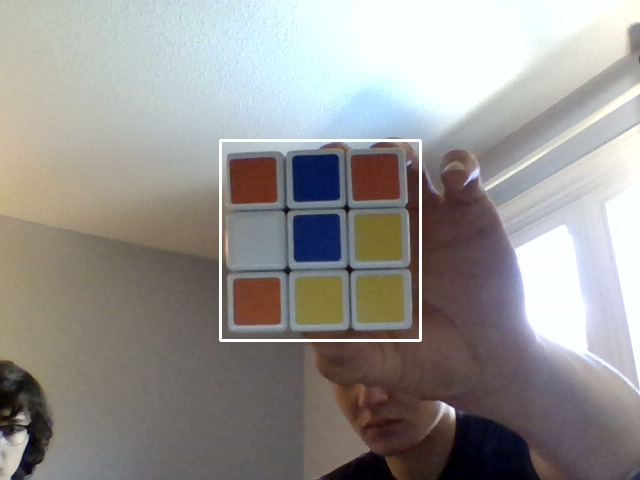
//> input picture opencv_frame_0.png, 640 x 480 px, given in place of the camera
$ ./matrixtest   (built with g++ and OpenCV 4)
//> lines starting //> are read from the running program, lines starting //| are printed output that depends on the picture; after the words box and inside, x2 and y2 are one past the last pixel; in counts of white or black regions, pixels touching at a corner belong together
#include <opencv2/imgcodecs.hpp>
#include <opencv2/highgui.hpp>
#include <opencv2/imgproc.hpp>
#include <iostream>


using namespace std;
using namespace cv;


///////////////// Colour Detection //////////////////////////

Mat imgHSV, mask;
int hmin = 30, smin = 49, vmin = 31;
int hmax = 84, smax = 217, vmax = 203;
//these values come from set stuff
//there are 6 values involved, so it takes a lot of time to get them proper
//instead, create track bars to change this stuff in real time

//later show how to find a different colour
//when moving track bars, start with mins at 0 and maxs at the largest value
//then move track bars inwards while keeping the colour of interest in WHITE

int main() {

	VideoCapture cap(0);
	Mat img;

	//first convert image to HSV space, since it is easier to get the colour


	//initially HSV image looks a bit weird
	//once converted, use inrange function to collect colour

	//create track bar
	namedWindow("Trackbars", (640, 200));
	createTrackbar("Hue Min", "Trackbars", &hmin, 179); //hue max value is 180
	//other max values are 255
	createTrackbar("Hue Max", "Trackbars", &hmax, 179);
	createTrackbar("Sat Min", "Trackbars", &smin, 255);
	createTrackbar("Sat Max", "Trackbars", &smax, 255);
	createTrackbar("Val Min", "Trackbars", &vmin, 255);
	createTrackbar("Val Max", "Trackbars", &vmax, 255);


	cap.read(img); //sets img to webcam input
//> img is the input picture: 480 rows x 640 cols, CV_8UC3; mean B, G, R 146.2, 148.6, 151
	cvtColor(img, imgHSV, COLOR_BGR2HSV); //outputs img converted to HSV type
//> imgHSV: 480 rows x 640 cols, CV_8UC3; mean H, S, V 64.2, 43, 158.4

	//lower and upper gives range of values to get the colour from
	Scalar lower(hmin, smin, vmin); //hue min, saturation minimum, value minimum
	Scalar upper(hmax, smax, vmax); //hue max, saturation max, value max

	inRange(imgHSV, lower, upper, mask);
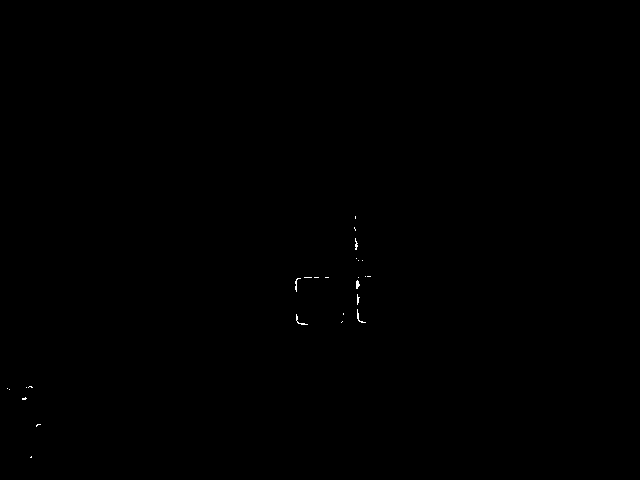
//> mask: 480 rows x 640 cols, CV_8UC1; 0.07% white in thin lines or dots, all inside (x1, y1, x2, y2) = (7, 216, 371, 458)

	/// mat is a matrix data type introduced by open cv to deal with images
	/// mat is basically data type for images
	imshow("Image", img);
	imshow("Image HSV", imgHSV);
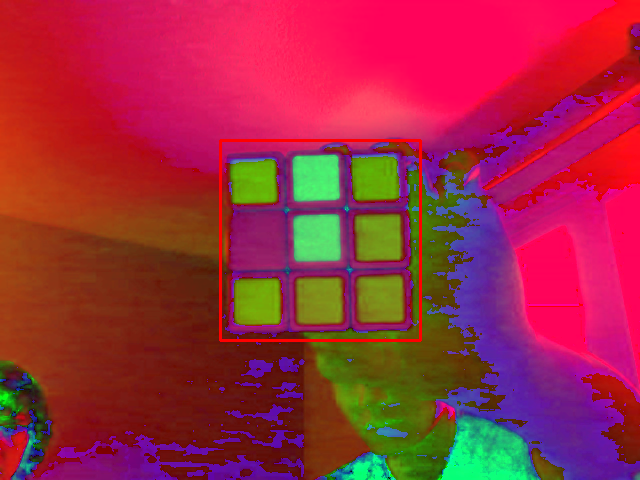
//> window 'Image HSV': 480 rows x 640 cols, CV_8UC3; mean B, G, R 64.2, 43, 158.4
	imshow("Image Mask", mask);

	cout << img.size << endl;
//| 480 x 640

	Mat maskResize, HSVresize;

	resize(mask, maskResize, Size(32, 24));
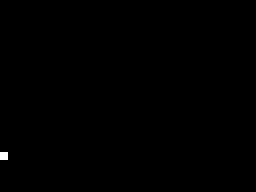
//> maskResize: 24 rows x 32 cols, CV_8UC1 (shown 8 times larger); values 0 (black) and 64 (white), 0.13% white in thin lines or dots, all inside (x1, y1, x2, y2) = (0, 19, 1, 20)
	resize(imgHSV, HSVresize, Size(32, 24));
//> HSVresize: 24 rows x 32 cols, CV_8UC3; mean H, S, V 67.7, 41.5, 157.2


	cout << maskResize.size << endl;
//| 24 x 32

	cout << maskResize << endl;
//| [  0,   0,   0,   0,   0,   0,   0,   0,   0,   0,   0,   0,   0,   0,   0,   0,   0,   0,   0,   0,   0,   0,   0,   0,   0,   0,   0,   0,   0,   0,   0,   0;
//|    0,   0,   0,   0,   0,   0,   0,   0,   0,   0,   0,   0,   0,   0,   0,   0,   0,   0,   0,   0,   0,   0,   0,   0,   0,   0,   0,   0,   0,   0,   0,   0;
//|    0,   0,   0,   0,   0,   0,   0,   0,   0,   0,   0,   0,   0,   0,   0,   0,   0,   0,   0,   0,   0,   0,   0,   0,   0,   0,   0,   0,   0,   0,   0,   0;
//|    0,   0,   0,   0,   0,   0,   0,   0,   0,   0,   0,   0,   0,   0,   0,   0,   0,   0,   0,   0,   0,   0,   0,   0,   0,   0,   0,   0,   0,   0,   0,   0;
//|    0,   0,   0,   0,   0,   0,   0,   0,   0,   0,   0,   0,   0,   0,   0,   0,   0,   0,   0,   0,   0,   0,   0,   0,   0,   0,   0,   0,   0,   0,   0,   0;
//|    0,   0,   0,   0,   0,   0,   0,   0,   0,   0,   0,   0,   0,   0,   0,   0,   0,   0,   0,   0,   0,   0,   0,   0,   0,   0,   0,   0,   0,   0,   0,   0;
//|    0,   0,   0,   0,   0,   0,   0,   0,   0,   0,   0,   0,   0,   0,   0,   0,   0,   0,   0,   0,   0,   0,   0,   0,   0,   0,   0,   0,   0,   0,   0,   0;
//|    0,   0,   0,   0,   0,   0,   0,   0,   0,   0,   0,   0,   0,   0,   0,   0,   0,   0,   0,   0,   0,   0,   0,   0,   0,   0,   0,   0,   0,   0,   0,   0;
//|    0,   0,   0,   0,   0,   0,   0,   0,   0,   0,   0,   0,   0,   0,   0,   0,   0,   0,   0,   0,   0,   0,   0,   0,   0,   0,   0,   0,   0,   0,   0,   0;
//|    0,   0,   0,   0,   0,   0,   0,   0,   0,   0,

	cout << HSVresize << endl;
//> (printed output is left out)

	waitKey(0);


	return 0;


}

$ run again, on opencv_frame_1.png
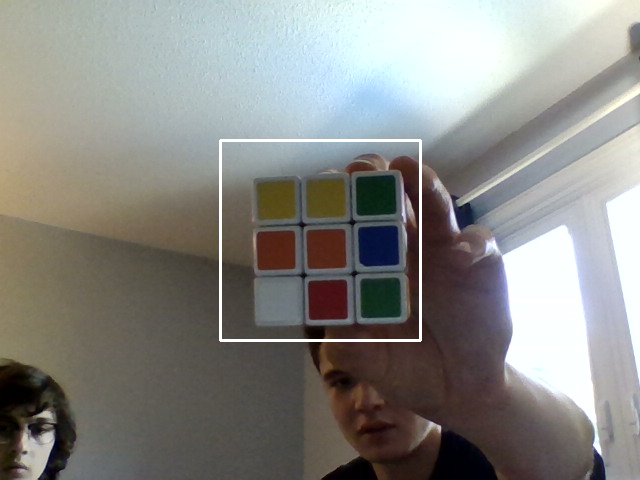
//> input picture opencv_frame_1.png, 640 x 480 px, given in place of the camera
//> img is the input picture: 480 rows x 640 cols, CV_8UC3; mean B, G, R 133.3, 137.1, 137.5
//> imgHSV: 480 rows x 640 cols, CV_8UC3; mean H, S, V 58.3, 45.7, 144.8
//> `inRange(imgHSV, lower, upper, mask);`:
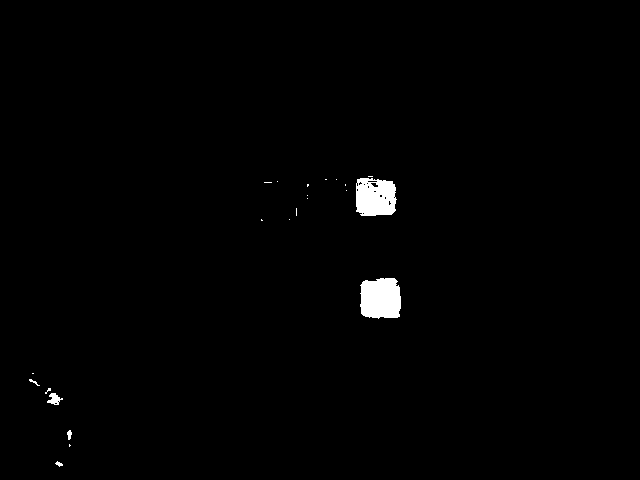
//> mask: 480 rows x 640 cols, CV_8UC1; 0.99% white; 22 white regions (16 under 20 px), largest, box (x1, y1, x2, y2) and area: (360, 278, 401, 319) 1473, (356, 178, 397, 216) 1328, (47, 393, 63, 405) 106, (67, 430, 72, 440) 34, (55, 461, 63, 467) 25, (29, 379, 40, 386) 24
//> `imshow("Image HSV", imgHSV);`:
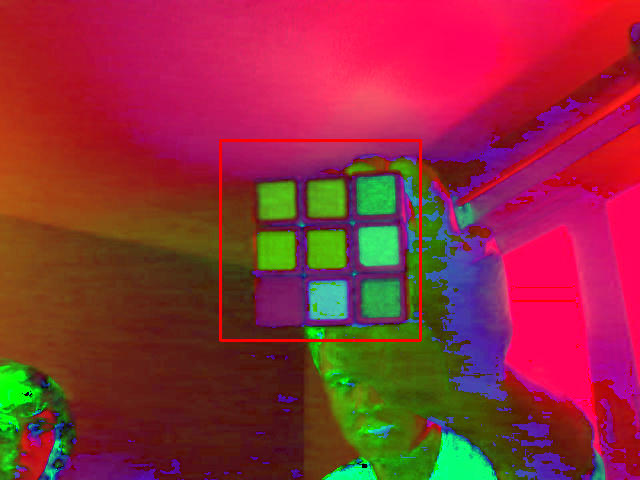
//> window 'Image HSV': 480 rows x 640 cols, CV_8UC3; mean B, G, R 58.3, 45.7, 144.8
//| 480 x 640
//> HSVresize: 24 rows x 32 cols, CV_8UC3; mean H, S, V 58.3, 47.3, 143.7
//| 24 x 32
//| [  0,   0,   0,   0,   0,   0,   0,   0,   0,   0,   0,   0,   0,   0,   0,   0,   0,   0,   0,   0,   0,   0,   0,   0,   0,   0,   0,   0,   0,   0,   0,   0;
//|    0,   0,   0,   0,   0,   0,   0,   0,   0,   0,   0,   0,   0,   0,   0,   0,   0,   0,   0,   0,   0,   0,   0,   0,   0,   0,   0,   0,   0,   0,   0,   0;
//|    0,   0,   0,   0,   0,   0,   0,   0,   0,   0,   0,   0,   0,   0,   0,   0,   0,   0,   0,   0,   0,   0,   0,   0,   0,   0,   0,   0,   0,   0,   0,   0;
//|    0,   0,   0,   0,   0,   0,   0,   0,   0,   0,   0,   0,   0,   0,   0,   0,   0,   0,   0,   0,   0,   0,   0,   0,   0,   0,   0,   0,   0,   0,   0,   0;
//|    0,   0,   0,   0,   0,   0,   0,   0,   0,   0,   0,   0,   0,   0,   0,   0,   0,   0,   0,   0,   0,   0,   0,   0,   0,   0,   0,   0,   0,   0,   0,   0;
//|    0,   0,   0,   0,   0,   0,   0,   0,   0,   0,   0,   0,   0,   0,   0,   0,   0,   0,   0,   0,   0,   0,   0,   0,   0,   0,   0,   0,   0,   0,   0,   0;
//> (the first 6 of 10 printed lines)
//> (printed output is left out)

$ run again, on opencv_frame_2.png
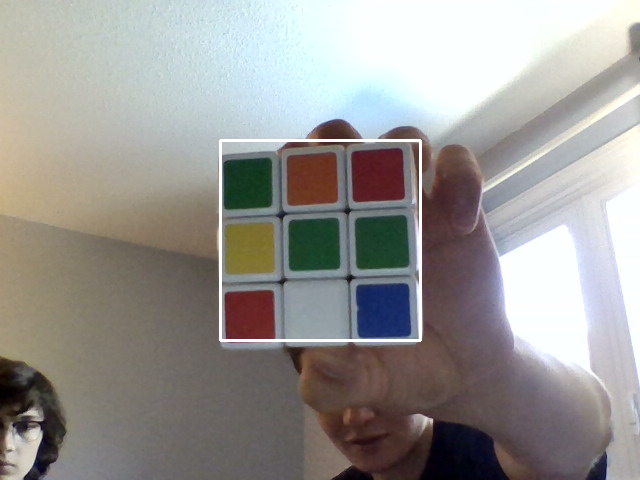
//> input picture opencv_frame_2.png, 640 x 480 px, given in place of the camera
//> img is the input picture: 480 rows x 640 cols, CV_8UC3; mean B, G, R 148.2, 151.1, 153.4
//> imgHSV: 480 rows x 640 cols, CV_8UC3; mean H, S, V 65.8, 42.2, 160.7
//> `inRange(imgHSV, lower, upper, mask);`:
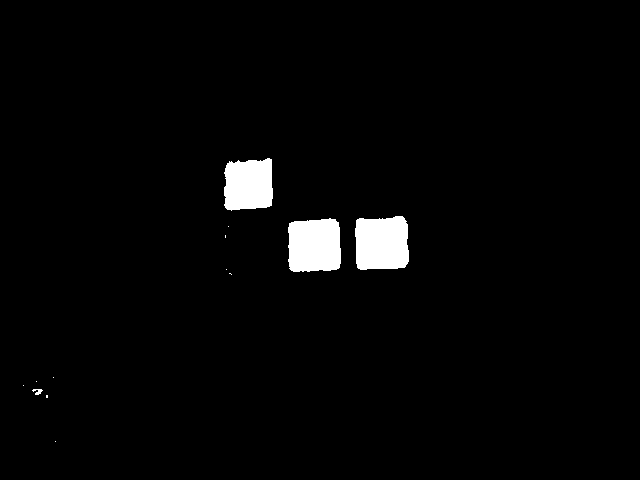
//> mask: 480 rows x 640 cols, CV_8UC1; 2.5% white; 13 white regions (9 under 20 px), largest, box (x1, y1, x2, y2) and area: (355, 216, 409, 270) 2633, (288, 218, 341, 272) 2599, (224, 158, 273, 211) 2262, (32, 389, 43, 395) 38
//> `imshow("Image HSV", imgHSV);`:
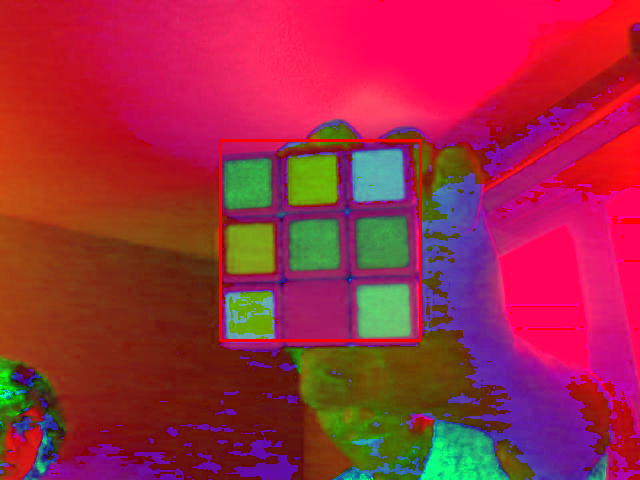
//> window 'Image HSV': 480 rows x 640 cols, CV_8UC3; mean B, G, R 65.8, 42.2, 160.7
//| 480 x 640
//> HSVresize: 24 rows x 32 cols, CV_8UC3; mean H, S, V 66, 42.5, 159.7
//| 24 x 32
//| [  0,   0,   0,   0,   0,   0,   0,   0,   0,   0,   0,   0,   0,   0,   0,   0,   0,   0,   0,   0,   0,   0,   0,   0,   0,   0,   0,   0,   0,   0,   0,   0;
//|    0,   0,   0,   0,   0,   0,   0,   0,   0,   0,   0,   0,   0,   0,   0,   0,   0,   0,   0,   0,   0,   0,   0,   0,   0,   0,   0,   0,   0,   0,   0,   0;
//|    0,   0,   0,   0,   0,   0,   0,   0,   0,   0,   0,   0,   0,   0,   0,   0,   0,   0,   0,   0,   0,   0,   0,   0,   0,   0,   0,   0,   0,   0,   0,   0;
//|    0,   0,   0,   0,   0,   0,   0,   0,   0,   0,   0,   0,   0,   0,   0,   0,   0,   0,   0,   0,   0,   0,   0,   0,   0,   0,   0,   0,   0,   0,   0,   0;
//|    0,   0,   0,   0,   0,   0,   0,   0,   0,   0,   0,   0,   0,   0,   0,   0,   0,   0,   0,   0,   0,   0,   0,   0,   0,   0,   0,   0,   0,   0,   0,   0;
//|    0,   0,   0,   0,   0,   0,   0,   0,   0,   0,   0,   0,   0,   0,   0,   0,   0,   0,   0,   0,   0,   0,   0,   0,   0,   0,   0,   0,   0,   0,   0,   0;
//> (the first 6 of 10 printed lines)
//> (printed output is left out)

$ run again, on opencv_frame_3.png
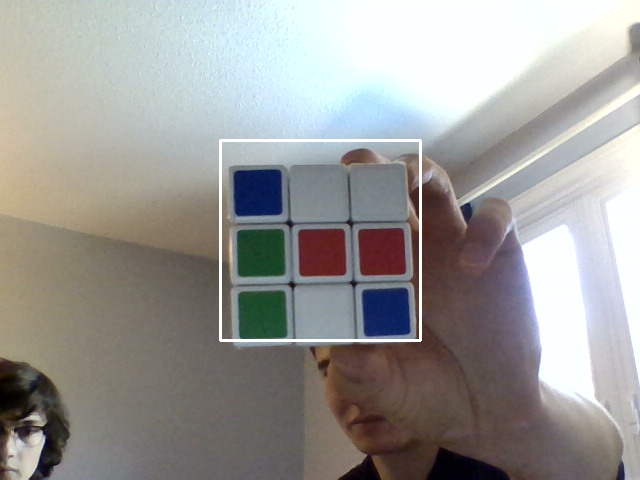
//> input picture opencv_frame_3.png, 640 x 480 px, given in place of the camera
//> img is the input picture: 480 rows x 640 cols, CV_8UC3; mean B, G, R 151.8, 154.3, 155.5
//> imgHSV: 480 rows x 640 cols, CV_8UC3; mean H, S, V 61.5, 39.7, 163.4
//> `inRange(imgHSV, lower, upper, mask);`:
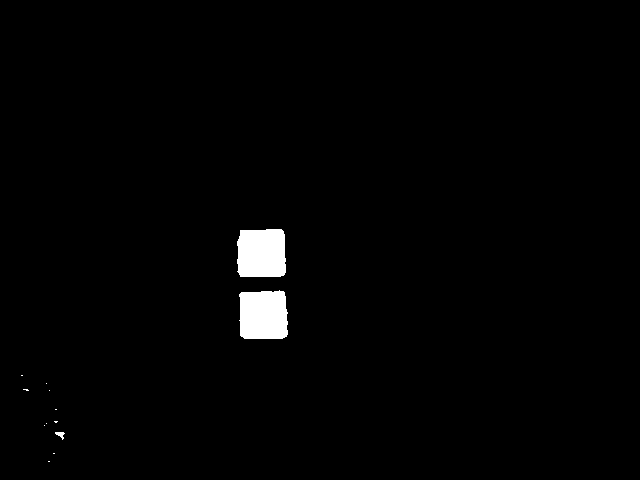
//> mask: 480 rows x 640 cols, CV_8UC1; 1.5% white; 13 white regions (10 under 20 px), largest, box (x1, y1, x2, y2) and area: (237, 229, 286, 277) 2218, (239, 290, 288, 339) 2210, (55, 432, 65, 440) 41
//> `imshow("Image HSV", imgHSV);`:
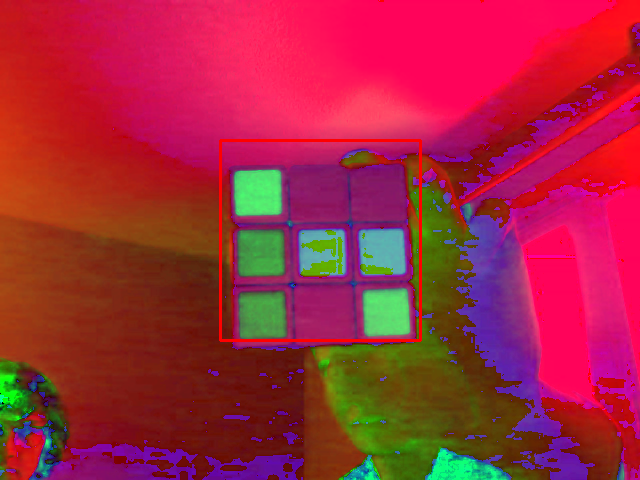
//> window 'Image HSV': 480 rows x 640 cols, CV_8UC3; mean B, G, R 61.5, 39.7, 163.4
//| 480 x 640
//> HSVresize: 24 rows x 32 cols, CV_8UC3; mean H, S, V 62.1, 40, 162.3
//| 24 x 32
//| [  0,   0,   0,   0,   0,   0,   0,   0,   0,   0,   0,   0,   0,   0,   0,   0,   0,   0,   0,   0,   0,   0,   0,   0,   0,   0,   0,   0,   0,   0,   0,   0;
//|    0,   0,   0,   0,   0,   0,   0,   0,   0,   0,   0,   0,   0,   0,   0,   0,   0,   0,   0,   0,   0,   0,   0,   0,   0,   0,   0,   0,   0,   0,   0,   0;
//|    0,   0,   0,   0,   0,   0,   0,   0,   0,   0,   0,   0,   0,   0,   0,   0,   0,   0,   0,   0,   0,   0,   0,   0,   0,   0,   0,   0,   0,   0,   0,   0;
//|    0,   0,   0,   0,   0,   0,   0,   0,   0,   0,   0,   0,   0,   0,   0,   0,   0,   0,   0,   0,   0,   0,   0,   0,   0,   0,   0,   0,   0,   0,   0,   0;
//|    0,   0,   0,   0,   0,   0,   0,   0,   0,   0,   0,   0,   0,   0,   0,   0,   0,   0,   0,   0,   0,   0,   0,   0,   0,   0,   0,   0,   0,   0,   0,   0;
//|    0,   0,   0,   0,   0,   0,   0,   0,   0,   0,   0,   0,   0,   0,   0,   0,   0,   0,   0,   0,   0,   0,   0,   0,   0,   0,   0,   0,   0,   0,   0,   0;
//> (the first 6 of 10 printed lines)
//> (printed output is left out)
